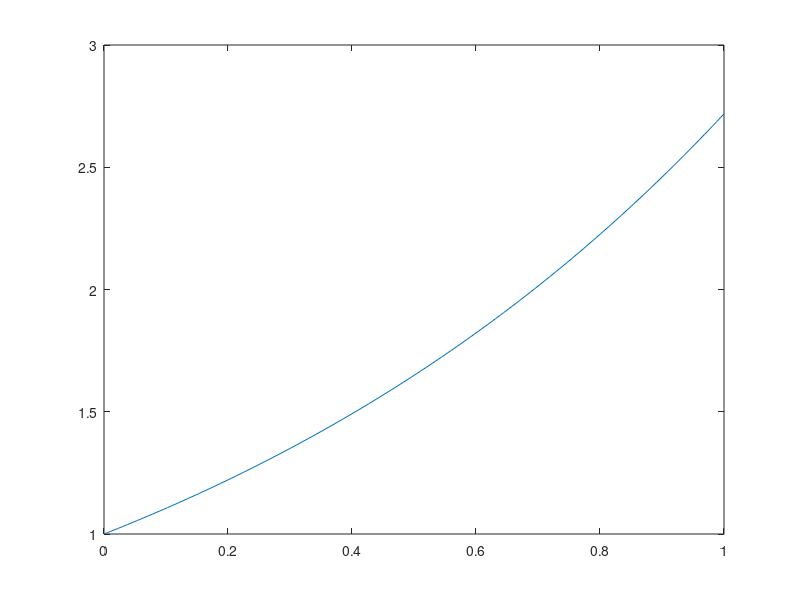

The MATLAB script that drew this image:
function shoot_method
clc
clear all
x=0.5;
x1=fzero(@solver,x);
end

function F = solver(x)
options=odeset('RelTol', 1e-8, 'AbsTol', [1e-8, 1e-8]);
[t,u]=ode45(@equation, [0,1], [1,x], options);
s=length(t);
F=u(s,1)-exp(1);
figure(1)
plot(t,u(:,1))

end

function dy = equation(t,y)
dy=zeros(2,1);
dy(1)=y(2);
dy(2)=t*exp(2*t)+y(1)-t*(y(2)^2);
end



